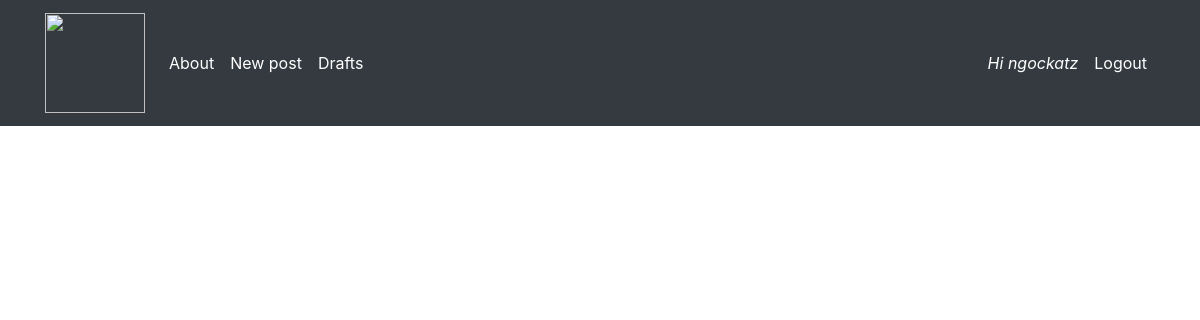
/drafts (signed in), run on an earlier commit of the app's database.
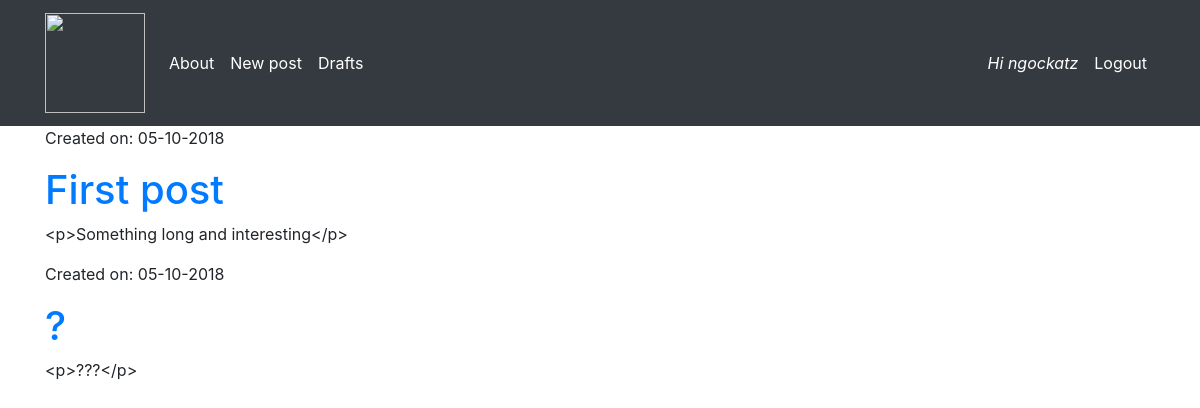
And on a later commit of the database.
### blog/models.py (models this page shows, shortened)
class Post(models.Model):
    author = models.ForeignKey('auth.User', on_delete=models.CASCADE)  # superuser
    title = models.CharField(max_length=160)
    text = models.TextField()
    date_create = models.DateTimeField(default=timezone.now)
    date_publish = models.DateTimeField(blank=True, null=True)

### blog/views.py (the view)
# urls.py: path('drafts', views.DraftListView.as_view(), name='drafts'),
class DraftListView(LoginRequiredMixin, ListView):
    login_url = '/login'
    redirect_field_name = 'blog/all_posts.html'
    model = Post
    template_name = 'blog/drafts.html'
    def get_queryset(self):  # filter records
        return Post.objects.filter(date_publish__isnull=True).order_by('date_create')

### blog/templates/blog/drafts.html
{% extends 'blog/shared.html' %}
{% block content_block %}
{% for post in post_list %}
<div>
    <p>Created on: {{post.date_create|date:'d-m-Y'}}</p>
    <h1>
        <a href="{% url 'post_content' pk=post.pk%}">
            {{post.title}}
        </a>
    </h1>
    <p>{{post.text|truncatechars:200}}</p>
</div>
{% endfor %}
{% endblock %}

What changed in the data, as far as the page shows it:
added Post: date_create "05-10-2018", title "First post", text "<p>Something long and interesting</p>"
added Post: date_create "05-10-2018", title "?", text "<p>???</p>"
